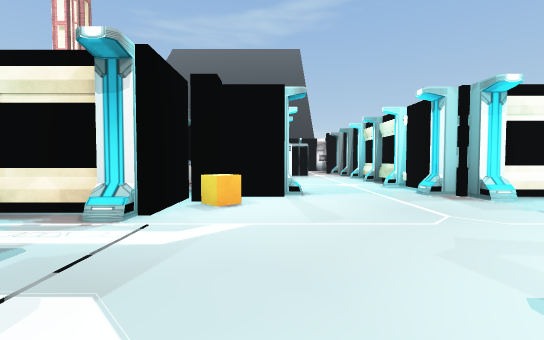
view 1 (above)

24 first-person views from a walk through a 3-D level made in the Unity game engine. The camera is 1.3 m above the floor, tilts 2° down and sees 90° across. The floor is counted in squares, 2 m on a side. Each view is taken from the middle of a square. On the plan, view 1 faces up. The plan holds only what a view shows up to about 9 squares ahead; the rest is blank. The place goes on beyond the plan. The player character is not drawn. Some animated figures are not drawn. Some surface patterns are stand-ins.

view 2
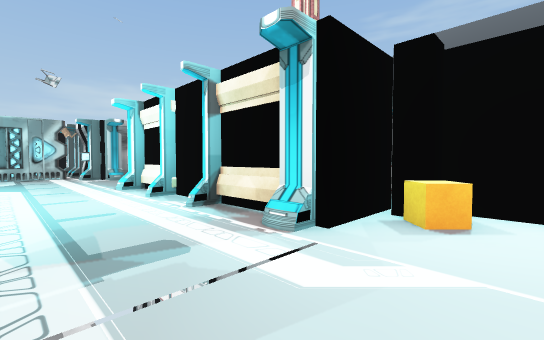

view 3
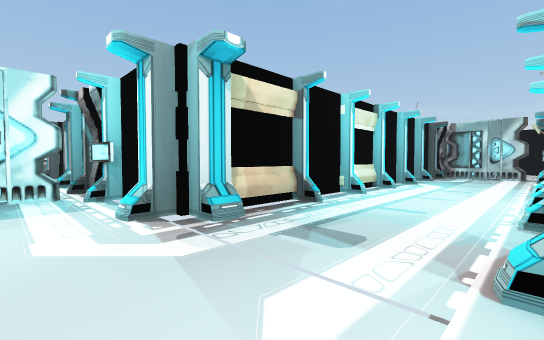

view 4
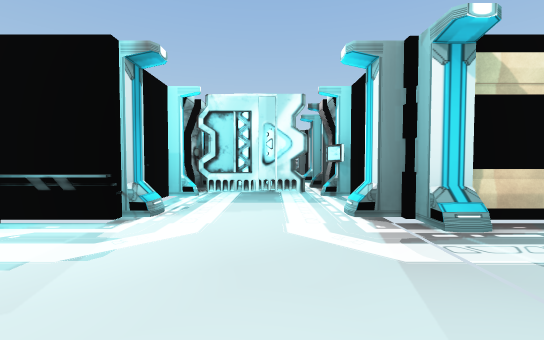

view 5
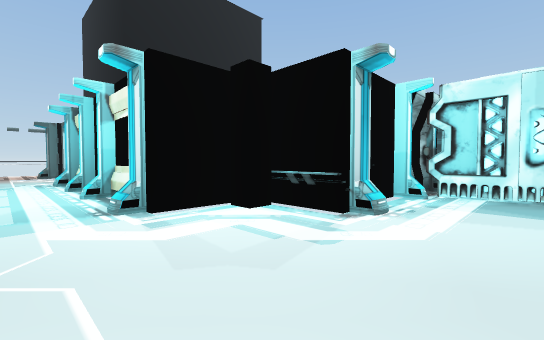

view 6
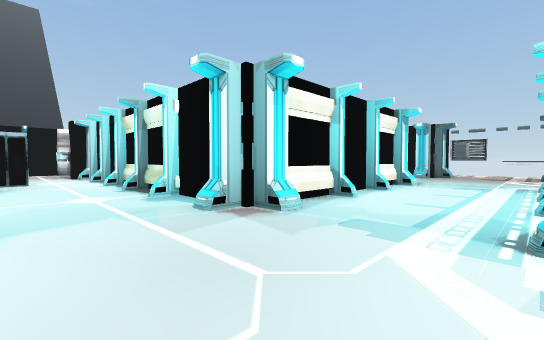

view 7
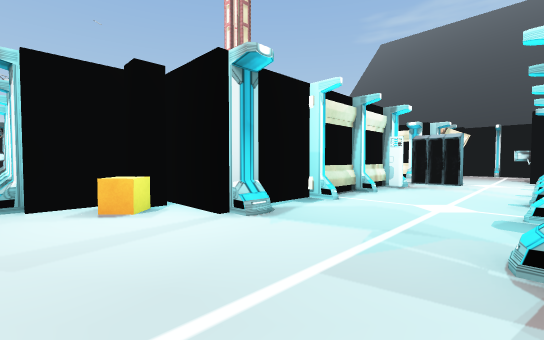

view 8
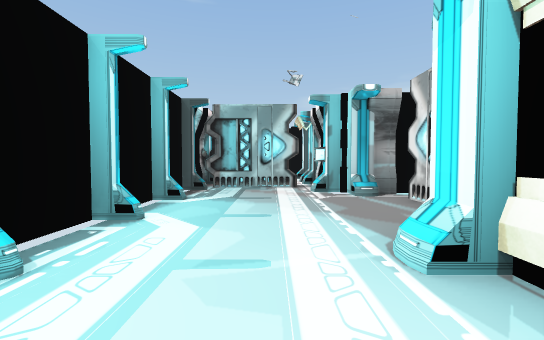

view 9
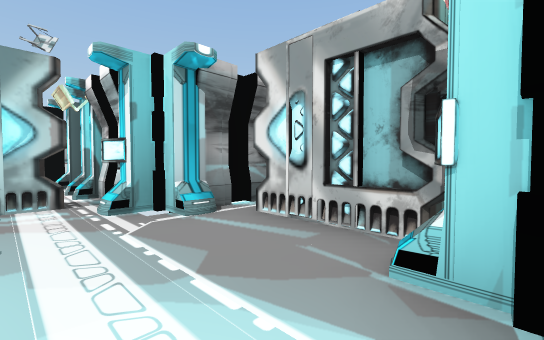

view 10
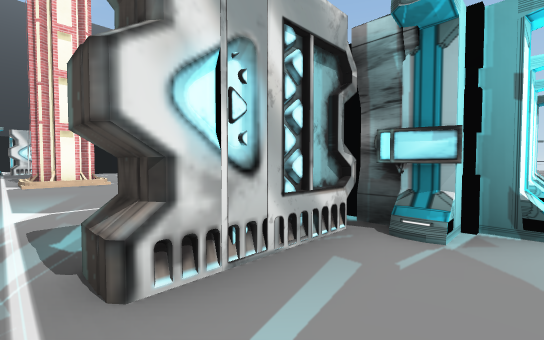

view 11
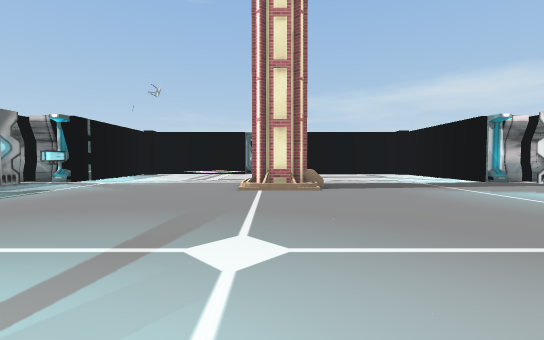

view 12
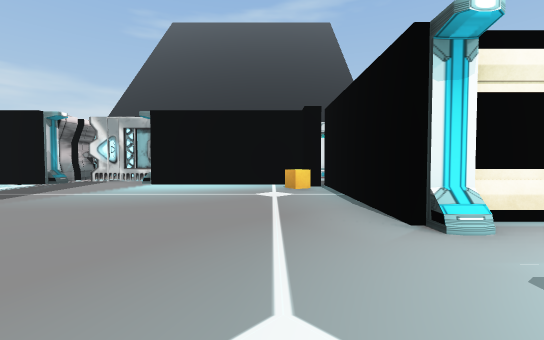

view 13
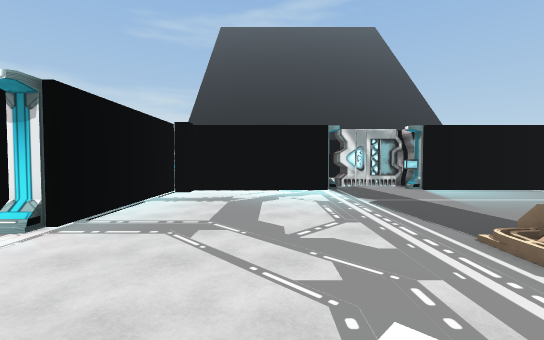

view 14
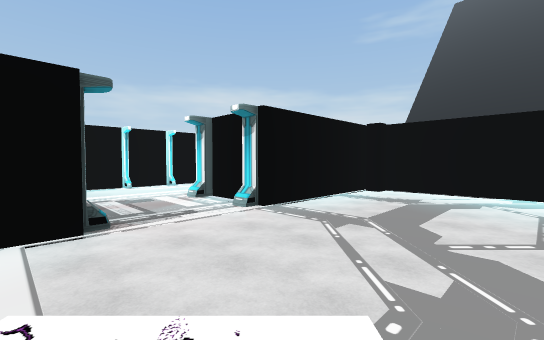

view 15
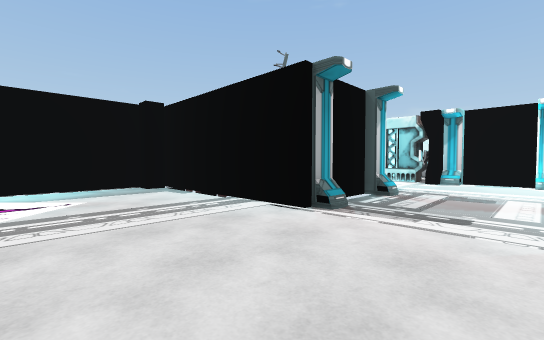

view 16
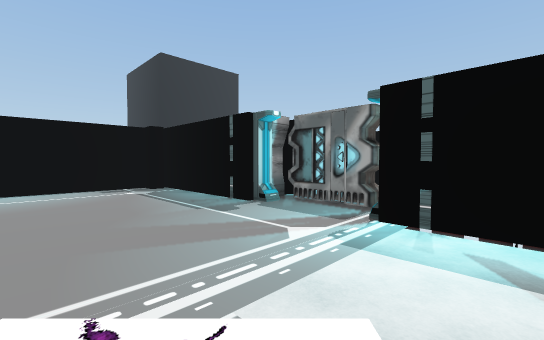

view 17
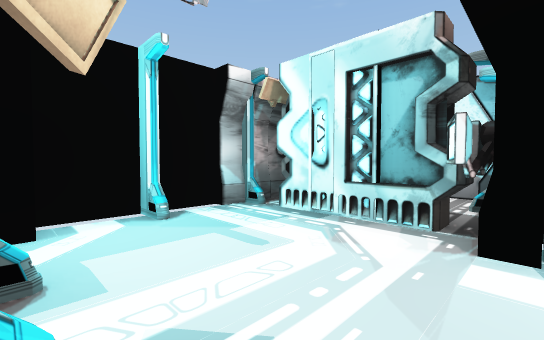

view 18
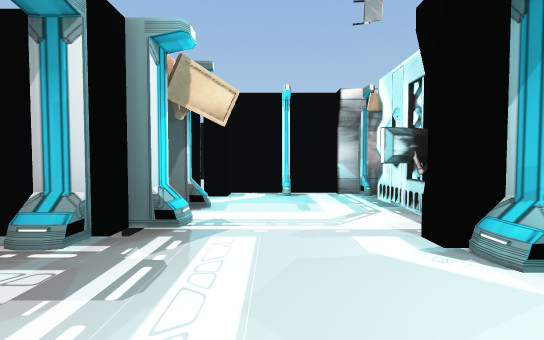

view 19
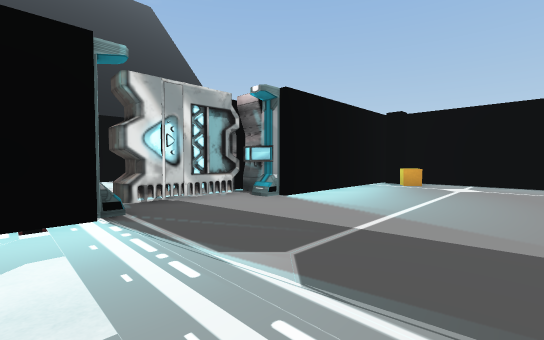

view 20
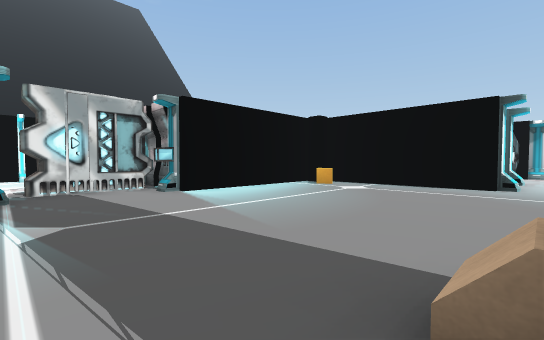

view 21
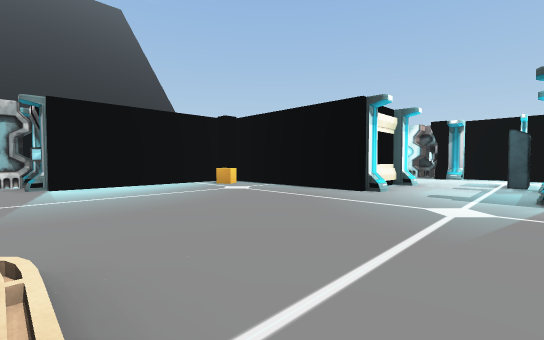

view 22
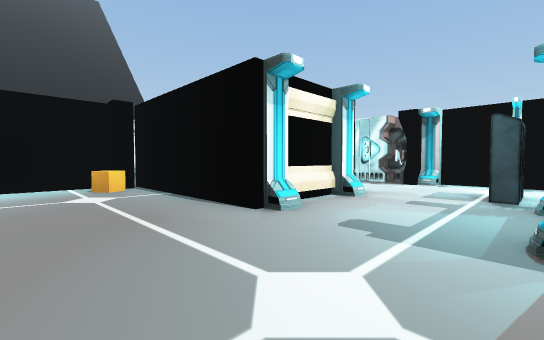

view 23
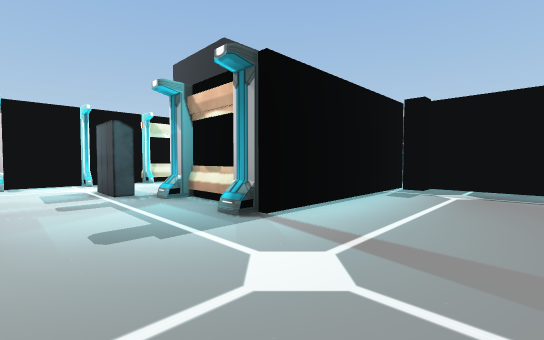

view 24
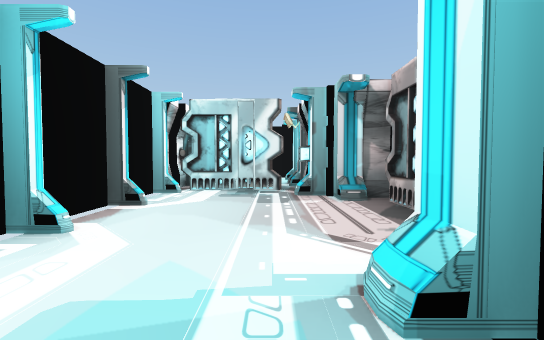

### Floor plan
Key: @ floor where view 1 was taken; # wall or solid block; . main floor; : floor 0.5 m higher than the main floor; / step, stairs or slope; v drop or lower ground; C orange cube; O other object.
Columns run from 24 left of view 1 to 13 right of it. Each row starts with its distance up from view 1.
 25               OO O
 24               #.#.O#
 23              .....##
 22             ......#
 21              #O..####
 20              #O#O#
 19           OO O#..#OOO
 18          #...........##
 17          O...........CO
 16          O............O    O
 15          #............O   .##
 14     ..##OO............OO#..OO
 13    #...........#/..........##
 12    O...........#/..........#O
 11    #O.......//..........##..O
 10 OOOO..##OO..::........OO#..#
  9 OOO#...#  ..//........# O..#O
  8   O##.#O O............O O...O
  7     O#O  O............O #..#
  6          #O#OO...#OO#O  O...O
  5              #O#O#     O#..##OO#O#..
  4              ##..#O OOOC.............
  3         ######...#.##.#...............
  2             #...............##.:....v.
  1             O...............OOO# #
  0            ###OO#OO#OO#.@.#O
 -1                       O...O
 -2                        #..#
 -3                        ##O#
 -4                       O#  O
 -5                        #

Where each view was taken, in squares from view 1:
view 1: 0 up, 0 right, facing up
view 2: 1 up, 0 right, facing up-left
view 3: 3 up, 0 right, facing down-left
view 4: 3 up, 0 right, facing down
view 5: 3 up, 0 right, facing down-right
view 6: 2 up, 1 right, facing up-right
view 7: 3 up, 3 right, facing up-left
view 8: 2 up, 5 left, facing left
view 9: 2 up, 7 left, facing up-left
view 10: 3 up, 10 left, facing up-right
view 11: 12 up, 2 left, facing left
view 12: 11 up, 4 left, facing up
view 13: 10 up, 12 left, facing up
view 14: 10 up, 11 left, facing up-left
view 15: 13 up, 12 left, facing down-left
view 16: 10 up, 12 left, facing down-right
view 17: 11 up, 18 left, facing down-left
view 18: 13 up, 19 left, facing down
view 19: 15 up, 11 left, facing up-right
view 20: 13 up, 10 left, facing up-right
view 21: 11 up, 8 left, facing up-right
view 22: 11 up, 5 left, facing up-right
view 23: 13 up, 5 left, facing down-right
view 24: 22 up, 12 left, facing right
